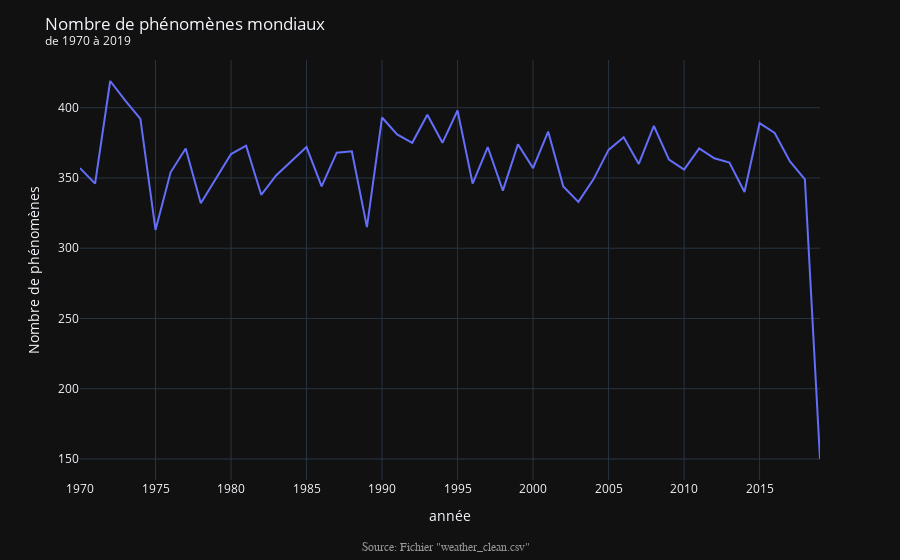

The cell this chart's notebook holds for it:
### Markdown cell above
Nombre de phénomènes de 1970 à 2019 (diagramme en ligne)

### Code cell
# Graph
fig = px.line(df_wea_year_gp,
              x='year',
              y='count_ufo_shape',
              labels={'count_ufo_shape': 'Nombre de phénomènes',
                      'year': 'année'},
              template=TEMPLATE)

# Text
fig.update_layout(title='Nombre de phénomènes mondiaux<br>'
                  '<sup>de 1970 à 2019</sup>',
                  showlegend=True)

# Annotations
annotations = []

# Source
annotations.append(dict(xref='paper', yref='paper', x=0.5, y=-0.14,
                        xanchor='center', yanchor='top',
                        text='Source: Fichier "weather_clean.csv"   ',
                        font=dict(family='Arial',
                                  size=12,
                                  color='rgb(150,150,150)'),
                        showarrow=False))

fig.update_layout(annotations=annotations)
fig.show()

### Figure 1 — Plotly figure (JSON) as saved in the notebook; plotly's stock layout.template omitted (floating-point values rounded to 4 significant figures)
{"data": [{"hovertemplate": "année=%{x}<br>Nombre de phénomènes=%{y}<extra></extra>", "legendgroup": "", "line": {"color": "#636efa", "dash": "solid"}, "mode": "lines", "name": "", "orientation": "v", "showlegend": false, "type": "scatter", "x": [1970, 1971, 1972, 1973, 1974, 1975, 1976, 1977, 1978, 1979, 1980, 1981, 1982, 1983, 1984, 1985, 1986, 1987, 1988, 1989, 1990, 1991, 1992, 1993, 1994, 1995, 1996, 1997, 1998, 1999, 2000, 2001, 2002, 2003, 2004, 2005, 2006, 2007, 2008, 2009, 2010, 2011, 2012, 2013, 2014, 2015, 2016, 2017, 2018, 2019], "xaxis": "x", "y": [357, 346, 419, 405, 392, 313, 354, 371, 332, 350, 367, 373, 338, 352, 362, 372, 344, 368, 369, 315, 393, 381, 375, 395, 375, 398, 346, 372, 341, 374, 357, 383, 344, 333, 349, 370, 379, 360, 387, 363, 356, 371, 364, 361, 340, 389, 382, 362, 349, 150], "yaxis": "y"}], "layout": {"annotations": [{"font": {"color": "rgb(150,150,150)", "family": "Arial", "size": 12}, "showarrow": false, "text": "Source: Fichier \"weather_clean.csv\"   ", "x": 0.5, "xanchor": "center", "xref": "paper", "y": -0.14, "yanchor": "top", "yref": "paper"}], "legend": {"tracegroupgap": 0}, "margin": {"t": 60}, "showlegend": true, "title": {"text": "Nombre de phénomènes mondiaux<br><sup>de 1970 à 2019</sup>"}, "xaxis": {"anchor": "y", "domain": [0, 1], "title": {"text": "année"}}, "yaxis": {"anchor": "x", "domain": [0, 1], "title": {"text": "Nombre de phénomènes"}}}}
